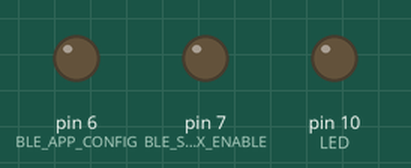
Recording of a sketch running on a simulated Arduino Uno, built with avr-gcc and run on an emulated ATmega328P. On the bench: output pins drawn as LEDs (lit = HIGH). What the sketch prints to the serial monitor is not drawn.

Above: at 0.1 s.
Timing chart, 0 to 1.8 s (numbered marks = the images above):
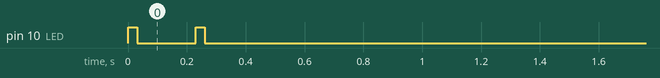

The sketch:

TEST_HJ_185_7-BLE_Transparent.ino
```cpp
//BootLoader - Pro Mini/UNO
//Board Pro mini 3v 8MHz
//Programmer - USB Tiny
/*
channels:
FFF1 - APP Reads from MCU
FFF2 - APP Sends to MCU
FFF3 - RX/TX chip to APP for configs

PIN14/P0.16 - HIGH - Config mode Enable.HIGH-Enable, LOW-Disable
PIN9/P0.02 - Ble Serial RX Enable. LOW-enable, HIGH-Disable
VCC - 1.7-3.6V
<RD_NAME> <ST_NAME=xxx>
<RD_ADV_ONOFF> <ST_ADV_ONOFF=X> X=1:BroadCast ON, X=0 BroadCast Off
<RD_ADV_DATA> <ST_ADV_DATA=xx..xx> Set/Read Data about Broadcasting-HEX
<RD_ADV_GAP> <ST_ADV_GAP=xx..xx> Broadcast gab 20-10`000ms
<RD_CLIENT_LINK> <ST_CLIENT_LINK=0> Disconnect from Host. Reads MAC
<RD_CON_MIN_GAP> <ST_CON_MIN_GAP=xx..xx> Min connection gab 7.5-4000ms
<RD_CON_MAX_GAP> <ST_CON_MAX_GAP=yy..yy> Max connection Gap 7.5-4000ms
<RD_CON_TIMEOUT> <ST_CON_TIMEOUT=xx..xx> Timeout of slave connection 500-8000ms
<RD_SECRET> <ST_SECRET=xx..xx> <ST_CLEAR_SECRET=1> Pasword. Up to 8 chars
<RD_SECRET_TIMEOUT> <ST_SECRET_TIMEOUT=xx..xx> Pasword timeout 1-255s
<RD_SOFT_VERSION>
<RD_TX_POWER> <ST_TX_POWER=+4> -40/-20/-16/-12/-8/-4/0+3/+4dBm
<ST_RESET_BLE> Resest BLE after 500ms
<RD_BAUD> <ST_BAUD=xx..xx> 1200/2400/4800/9600/19200/38400/57600/115200/230400/460800/921600 bps
<RD_BLE_MAC>
<ST_OWN_MAC=xxxxxxxxxxxx> Set User-Defined MAC address
<ST_OWN_MAC=0> Cancel User-Defined MAC address
<RD_T1> <ST_T1=x> 1-255ms T1 value – App receiving indicator PIN10
<RD_UART_EVEN> <ST_UART_EVEN=x> 1-enables even parity. 0-disabled
<RD_AD_WAIT> <ST_AD_WAIT=x> Set/Red PIN10 puldown delay 1-255ms
<RD_UART_PULL> <ST_UART_PULL=x> BLE RX pullup – 1-Enable, 0-Disable Internal Pull-up - PIN5
<ST_FACTORY=1> RESTORE FACTORY SETTINGS
<RD_WAKEUP_HIGH> <ST_WAKEUP_HIGH=x> 1-Active HIGH 0-Active LOW(default) PIN9

forum:
1	-	Using software serial at rates over 38400 is a recipe for disaster.
2	-	Even when using hardware serial, I understand the 3.3v Pro Mini struggles at 115200.
		I assume this is because it runs at 8MHz.

SoftwareSerial BAUD!!!!!!
8MHz  up  to  57600
16MHz up  to  115200
*/
#define ver 0.7

#define BUTON         4
#define LED           10
#define SRTOBE        5
#define VOLTAGE       A2
#define POT           A3
#define STAB          3
#define BLE_TX        9
#define BLE_RX        8
#define BLE_SER_RX_ENABLE   7             //BLE PIN9 - LOW-enable, HIGH-Disable
#define BLE_APP_CONFIG    6               //BLE PIN14 - HIGH-Enable, LOW-Disable

/*BLUETOOTH*********************************************/
#include <SoftwareSerial.h>
SoftwareSerial bleSerial(BLE_TX, BLE_RX); //(RxTx) of MCU
/*BLUETOOTH*********************************************/
void ble_serial_begin();
void set_name();


void setup(){
        Serial.begin(9600);//maybe change to 115200
        bleSerial.begin(57600); //default 115200,..38400-sugested for 8MHz!!!
/*define I/O*/
        pinMode(LED, OUTPUT);
        pinMode(BUTON, INPUT_PULLUP);
        pinMode(BLE_SER_RX_ENABLE, OUTPUT);
        pinMode(BLE_APP_CONFIG, OUTPUT);
/*do some stuff here*/
        Serial.println(ver);
        Serial.println("Serial:9600" );
        Serial.println("BLE:57600" );
        on_short(LED, 2);
    	digitalWrite(BLE_SER_RX_ENABLE, LOW);
}

void loop(){
    forward();
}


/*BLE_Functions*********************************************/
void ble_serial_begin(){
    digitalWrite(BLE_SER_RX_ENABLE, LOW);//works
}
void ble_serial_end(){
    digitalWrite(BLE_SER_RX_ENABLE, HIGH);//works
}

void ble_app_config_enable(){
    digitalWrite(BLE_APP_CONFIG, HIGH);
}
void ble_app_config_off(){
    digitalWrite(BLE_APP_CONFIG, LOW);
}
void set_name(){
    bleSerial.write("<ST_NAME=FFT-KON2>");//works
}
void set_password_def(){
    bleSerial.write("<ST_SECRET=1234>");//up to 8 chars
}
void clr_def_password(){
    bleSerial.write("<ST_CLEAR_SECRET=1>");
}
void set_broadcast_on(){
    bleSerial.write("<ST_ADV_ONOFF=1>");
}
void set_broadcast_off(){
    bleSerial.write("<ST_ADV_ONOFF=0>");
}
/*OTHER_Functions*********************************************/
void forward() {  //no NRF - works
  if (bleSerial && Serial) {
    int byte;
    while ((byte = bleSerial.read()) > 0) Serial.write((char)byte);//write writes bytes
    while ((byte = Serial.read()) > 0) bleSerial.write((char)byte);//does "print" works the same???
  }
}
void on_short(uint8_t PIN, uint8_t times){//short LED Blinks
      for(int i=0; i<times; i++){
          digitalWrite(PIN, HIGH);
          delay(30);
          digitalWrite(PIN, LOW);
          delay(200);
      }
}
```
